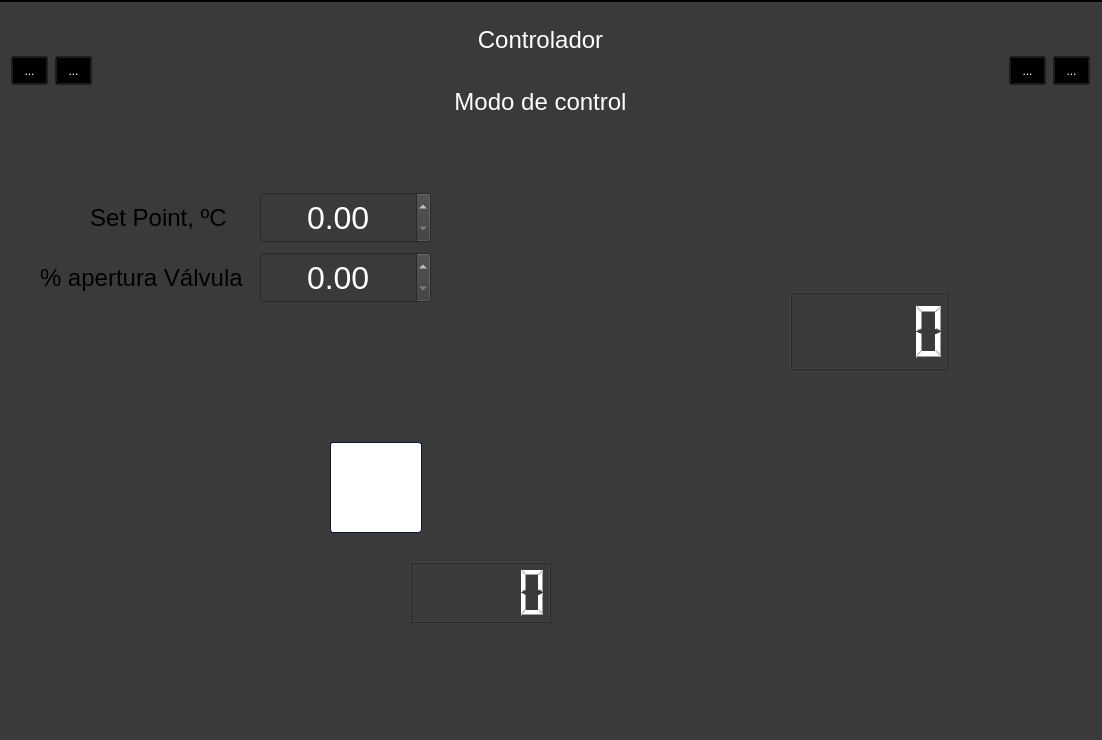
<?xml version="1.0" encoding="UTF-8"?>
<ui version="4.0">
 <class>MainWindow</class>
 <widget class="QMainWindow" name="MainWindow">
  <property name="geometry">
   <rect>
    <x>0</x>
    <y>0</y>
    <width>1102</width>
    <height>740</height>
   </rect>
  </property>
  <property name="minimumSize">
   <size>
    <width>1102</width>
    <height>740</height>
   </size>
  </property>
  <property name="maximumSize">
   <size>
    <width>1103</width>
    <height>740</height>
   </size>
  </property>
  <property name="windowTitle">
   <string>MainWindow</string>
  </property>
  <property name="windowIcon">
   <iconset resource="resources.qrc">
    <normaloff>:/iconos/logo.png</normaloff>:/iconos/logo.png</iconset>
  </property>
  <property name="styleSheet">
   <string notr="true">/*Copyright (c) DevSec Studio. All rights reserved.

MIT License

Permission is hereby granted, free of charge, to any person obtaining a copy
of this software and associated documentation files (the &quot;Software&quot;), to deal
in the Software without restriction, including without limitation the rights
to use, copy, modify, merge, publish, distribute, sublicense, and/or sell
copies of the Software, and to permit persons to whom the Software is
furnished to do so, subject to the following conditions:

The above copyright notice and this permission notice shall be included in all
copies or substantial portions of the Software.

THE SOFTWARE IS PROVIDED *AS IS*, WITHOUT WARRANTY OF ANY KIND, EXPRESS OR
IMPLIED, INCLUDING BUT NOT LIMITED TO THE WARRANTIES OF MERCHANTABILITY,
FITNESS FOR A PARTICULAR PURPOSE AND NONINFRINGEMENT. IN NO EVENT SHALL THE
AUTHORS OR COPYRIGHT HOLDERS BE LIABLE FOR ANY CLAIM, DAMAGES OR OTHER
LIABILITY, WHETHER IN AN ACTION OF CONTRACT, TORT OR OTHERWISE, ARISING FROM,
OUT OF OR IN CONNECTION WITH THE SOFTWARE OR THE USE OR OTHER DEALINGS IN THE SOFTWARE.
*/

/*-----QWidget-----*/
QWidget
{
	background-color: #3a3a3a;
	color: #fff;
	selection-background-color: #b78620;
	selection-color: #000;

}


/*-----QLabel-----*/
QLabel
{
	background-color: transparent;
	color: #fff;

}


/*-----QMenuBar-----*/
QMenuBar 
{
	background-color: qlineargradient(spread:repeat, x1:1, y1:0, x2:1, y2:1, stop:0 rgba(57, 57, 57, 255),stop:1 rgba(50, 50, 50, 255));
	border: 1px solid #000;
	color: #fff;

}


QMenuBar::item 
{
	background-color: transparent;

}


QMenuBar::item:selected 
{
	background-color: rgba(183, 134, 32, 20%);
	border: 1px solid #b78620;
	color: #fff;

}


QMenuBar::item:pressed 
{
	background-color: rgb(183, 134, 32);
	border: 1px solid #b78620;
	color: #fff;

}


/*-----QMenu-----*/
QMenu
{
    background-color: qlineargradient(spread:repeat, x1:1, y1:0, x2:1, y2:1, stop:0 rgba(57, 57, 57, 255),stop:1 rgba(50, 50, 50, 255));
    border: 1px solid #222;
    padding: 4px;
	color: #fff;

}


QMenu::item
{
    background-color: transparent;
    padding: 2px 20px 2px 20px;

}


QMenu::separator
{
   	background-color: rgb(183, 134, 32);
	height: 1px;

}


QMenu::item:disabled
{
    color: #555;
    background-color: transparent;
    padding: 2px 20px 2px 20px;

}


QMenu::item:selected
{
	background-color: rgba(183, 134, 32, 20%);
	border: 1px solid #b78620;
	color: #fff;

}


/*-----QToolBar-----*/
QToolBar
{
	background-color: qlineargradient(spread:repeat, x1:1, y1:0, x2:1, y2:1, stop:0 rgba(69, 69, 69, 255),stop:1 rgba(58, 58, 58, 255));
	border-top: none;
	border-bottom: 1px solid #4f4f4f;
	border-left: 1px solid #4f4f4f;
	border-right: 1px solid #4f4f4f;

}


QToolBar::separator
{
	background-color: #2e2e2e;
	width: 1px;

}


/*-----QToolButton-----*/
QToolButton 
{
	background-color: transparent;
	color: #fff;
	padding: 5px;
	padding-left: 8px;
	padding-right: 8px;
	margin-left: 1px;
}


QToolButton:hover
{
	background-color: rgba(183, 134, 32, 20%);
	border: 1px solid #b78620;
	color: #fff;
	
}


QToolButton:pressed
{
	background-color: qlineargradient(spread:repeat, x1:1, y1:0, x2:1, y2:1, stop:0 rgba(57, 57, 57, 255),stop:1 rgba(50, 50, 50, 255));
	border: 1px solid #b78620;

}


QToolButton:checked
{
	background-color: qlineargradient(spread:repeat, x1:1, y1:0, x2:1, y2:1, stop:0 rgba(57, 57, 57, 255),stop:1 rgba(50, 50, 50, 255));
	border: 1px solid #222;
}


/*-----QPushButton-----*/
QPushButton
{
	background-color: qlineargradient(spread:repeat, x1:1, y1:0, x2:1, y2:1, stop:0 rgba(84, 84, 84, 255),stop:1 rgba(59, 59, 59, 255));
	color: #ffffff;
	min-width: 80px;
	border-style: solid;
	border-width: 1px;
	border-radius: 3px;
	border-color: #051a39;
	padding: 5px;

}


QPushButton::flat
{
	background-color: transparent;
	border: none;
	color: #fff;

}


QPushButton::disabled
{
	background-color: #404040;
	color: #656565;
	border-color: #051a39;

}


QPushButton::hover
{
	background-color: rgba(183, 134, 32, 20%);
	border: 1px solid #b78620;

}


QPushButton::pressed
{
	background-color: qlineargradient(spread:repeat, x1:1, y1:0, x2:1, y2:1, stop:0 rgba(74, 74, 74, 255),stop:1 rgba(49, 49, 49, 255));
	border: 1px solid #b78620;

}


QPushButton::checked
{
	background-color: qlineargradient(spread:repeat, x1:1, y1:0, x2:1, y2:1, stop:0 rgba(74, 74, 74, 255),stop:1 rgba(49, 49, 49, 255));
	border: 1px solid #222;

}


/*-----QLineEdit-----*/
QLineEdit
{
	background-color: #131313;
	color : #eee;
	border: 1px solid #343434;
	border-radius: 2px;
	padding: 3px;
	padding-left: 5px;

}


/*-----QPlainTExtEdit-----*/
QPlainTextEdit
{
	background-color: #131313;
	color : #eee;
	border: 1px solid #343434;
	border-radius: 2px;
	padding: 3px;
	padding-left: 5px;

}


/*-----QTabBar-----*/
QTabBar::tab
{
	background-color: qlineargradient(spread:repeat, x1:1, y1:0, x2:1, y2:1, stop:0 rgba(84, 84, 84, 255),stop:1 rgba(59, 59, 59, 255));
	color: #ffffff;
	border-style: solid;
	border-width: 1px;
	border-color: #666;
	border-bottom: none;
	padding: 5px;
	padding-left: 15px;
	padding-right: 15px;

}


QTabWidget::pane 
{
	background-color: red;
	border: 1px solid #666;
	top: 1px;

}


QTabBar::tab:last
{
	margin-right: 0; 

}


QTabBar::tab:first:!selected
{
	background-color: #0c0c0d;
	margin-left: 0px;

}


QTabBar::tab:!selected
{
	color: #b1b1b1;
	border-bottom-style: solid;
	background-color: #0c0c0d;

}


QTabBar::tab:selected
{
	margin-bottom: 0px;

}


QTabBar::tab:!selected:hover
{
	border-top-color: #b78620;

}


/*-----QComboBox-----*/
QComboBox
{
    background-color: qlineargradient(spread:repeat, x1:1, y1:0, x2:1, y2:1, stop:0 rgba(84, 84, 84, 255),stop:1 rgba(59, 59, 59, 255));
    border: 1px solid #000;
    padding-left: 6px;
    color: #ffffff;
    height: 20px;

}


QComboBox::disabled
{
	background-color: #404040;
	color: #656565;
	border-color: #051a39;

}


QComboBox:on
{
    background-color: #b78620;
	color: #000;

}


QComboBox QAbstractItemView
{
    background-color: #383838;
    color: #ffffff;
    border: 1px solid black;
    selection-background-color: #b78620;
    outline: 0;

}


QComboBox::drop-down
{
	background-color: qlineargradient(spread:repeat, x1:1, y1:0, x2:1, y2:1, stop:0 rgba(57, 57, 57, 255),stop:1 rgba(50, 50, 50, 255));
    subcontrol-origin: padding;
    subcontrol-position: top right;
    width: 15px;
    border-left-width: 1px;
    border-left-color: black;
    border-left-style: solid; 

}


QComboBox::down-arrow
{
    image: url(://arrow-down.png);
    width: 8px;
    height: 8px;
}


/*-----QSpinBox &amp; QDateTimeEdit-----*/
QSpinBox,
QDateTimeEdit 
{
    background-color: #131313;
	color : #eee;
	border: 1px solid #343434;
	padding: 3px;
	padding-left: 5px;
    border-radius : 2px;

}


QSpinBox::up-button, 
QDateTimeEdit::up-button
{
	border-top-right-radius:2px;
	background-color: #777777;
    width: 16px; 
    border-width: 1px;

}


QSpinBox::up-button:hover, 
QDateTimeEdit::up-button:hover
{
	background-color: #585858;

}


QSpinBox::up-button:pressed, 
QDateTimeEdit::up-button:pressed
{
	background-color: #252525;
    width: 16px; 
    border-width: 1px;

}


QSpinBox::up-arrow,
QDateTimeEdit::up-arrow
{
    image: url(://arrow-up.png);
    width: 7px;
    height: 7px;

}


QSpinBox::down-button, 
QDateTimeEdit::down-button
{
	border-bottom-right-radius:2px;
	background-color: #777777;
    width: 16px; 
    border-width: 1px;

}


QSpinBox::down-button:hover, 
QDateTimeEdit::down-button:hover
{
	background-color: #585858;

}


QSpinBox::down-button:pressed, 
QDateTimeEdit::down-button:pressed
{
	background-color: #252525;
    width: 16px; 
    border-width: 1px;

}


QSpinBox::down-arrow,
QDateTimeEdit::down-arrow
{
    image: url(://arrow-down.png);
    width: 7px;
    height: 7px;

}

QDoubleSpinBox::disabled
{
	background-color: #404040;
	color: #656565;
	border-color: #051a39;

}

/*-----QGroupBox-----*/
QGroupBox 
{
    border: 1px solid;
    border-color: #666666;
	border-radius: 5px;
    margin-top: 20px;

}


QGroupBox::title  
{
    background-color: transparent;
    color: #eee;
    subcontrol-origin: margin;
    padding: 5px;
	border-top-left-radius: 3px;
	border-top-right-radius: 3px;

}


/*-----QHeaderView-----*/
QHeaderView::section
{
    background-color: qlineargradient(spread:repeat, x1:1, y1:0, x2:1, y2:1, stop:0 rgba(60, 60, 60, 255),stop:1 rgba(50, 50, 50, 255));
	border: 1px solid #000;
    color: #fff;
    text-align: left;
	padding: 4px;
	
}


QHeaderView::section:disabled
{
    background-color: #525251;
    color: #656565;

}


QHeaderView::section:checked
{
    background-color: qlineargradient(spread:repeat, x1:1, y1:0, x2:1, y2:1, stop:0 rgba(60, 60, 60, 255),stop:1 rgba(50, 50, 50, 255));
    color: #fff;

}


QHeaderView::section::vertical::first,
QHeaderView::section::vertical::only-one
{
    border-top: 1px solid #353635;

}


QHeaderView::section::vertical
{
    border-top: 1px solid #353635;

}


QHeaderView::section::horizontal::first,
QHeaderView::section::horizontal::only-one
{
    border-left: 1px solid #353635;

}


QHeaderView::section::horizontal
{
    border-left: 1px solid #353635;

}


QTableCornerButton::section
{
    background-color: qlineargradient(spread:repeat, x1:1, y1:0, x2:1, y2:1, stop:0 rgba(60, 60, 60, 255),stop:1 rgba(50, 50, 50, 255));
	border: 1px solid #000;
    color: #fff;

}


/*-----QTreeWidget-----*/
QTreeView
{
	show-decoration-selected: 1;
	alternate-background-color: #3a3a3a;
	selection-color: #fff;
	background-color: #2d2d2d;
	border: 1px solid gray;
	padding-top : 5px;
	color: #fff;
	font: 8pt;

}


QTreeView::item:selected
{
	color:#fff;
	background-color: #b78620;
	border-radius: 0px;

}


QTreeView::item:!selected:hover
{
    background-color: #262626;
    border: none;
    color: white;

}


QTreeView::branch:has-children:!has-siblings:closed,
QTreeView::branch:closed:has-children:has-siblings 
{
	image: url(://tree-closed.png);

}


QTreeView::branch:open:has-children:!has-siblings,
QTreeView::branch:open:has-children:has-siblings  
{
	image: url(://tree-open.png);

}


/*-----QListView-----*/
QListView 
{
	background-color: qlineargradient(spread:repeat, x1:1, y1:0, x2:1, y2:1, stop:0 rgba(83, 83, 83, 255),stop:0.293269 rgba(81, 81, 81, 255),stop:0.634615 rgba(79, 79, 79, 255),stop:1 rgba(83, 83, 83, 255));
    border : none;
    color: white;
    show-decoration-selected: 1; 
    outline: 0;
	border: 1px solid gray;

}


QListView::disabled 
{
	background-color: #656565;
	color: #1b1b1b;
    border: 1px solid #656565;

}


QListView::item 
{
	background-color: #2d2d2d;
    padding: 1px;

}


QListView::item:alternate 
{
    background-color: #3a3a3a;

}


QListView::item:selected 
{
	background-color: #b78620;
	border: 1px solid #b78620;
	color: #fff;

}


QListView::item:selected:!active 
{
	background-color: #b78620;
	border: 1px solid #b78620;
	color: #fff;

}


QListView::item:selected:active 
{
	background-color: #b78620;
	border: 1px solid #b78620;
	color: #fff;

}


QListView::item:hover {
    background-color: #262626;
    border: none;
    color: white;

}


/*-----QCheckBox-----*/
QCheckBox
{
	background-color: transparent;
    color: lightgray;
	border: none;

}


QCheckBox::indicator
{
    background-color: #323232;
    border: 1px solid darkgray;
    width: 12px;
    height: 12px;

}


QCheckBox::indicator:checked
{
    image:url(&quot;./ressources/check.png&quot;);
	background-color: #b78620;
    border: 1px solid #3a546e;

}


QCheckBox::indicator:unchecked:hover
{
	border: 1px solid #b78620; 

}


QCheckBox::disabled
{
	color: #656565;

}


QCheckBox::indicator:disabled
{
	background-color: #656565;
	color: #656565;
    border: 1px solid #656565;

}


/*-----QRadioButton-----*/
QRadioButton 
{
	color: lightgray;
	background-color: transparent;

}


QRadioButton::indicator::unchecked:hover 
{
	background-color: lightgray;
	border: 2px solid #b78620;
	border-radius: 6px;
}


QRadioButton::indicator::checked 
{
	border: 2px solid #b78620;
	border-radius: 6px;
	background-color: rgba(183,134,32,20%);  
	width: 9px; 
	height: 9px; 

}


/*-----QSlider-----*/
QSlider::groove:horizontal 
{
	background-color: transparent;
	height: 3px;

}


QSlider::sub-page:horizontal 
{
	background-color: #b78620;

}


QSlider::add-page:horizontal 
{
	background-color: #131313;

}


QSlider::handle:horizontal 
{
	background-color: #b78620;
	width: 14px;
	margin-top: -6px;
	margin-bottom: -6px;
	border-radius: 6px;

}


QSlider::handle:horizontal:hover 
{
	background-color: #d89e25;
	border-radius: 6px;

}


QSlider::sub-page:horizontal:disabled 
{
	background-color: #bbb;
	border-color: #999;

}


QSlider::add-page:horizontal:disabled 
{
	background-color: #eee;
	border-color: #999;

}


QSlider::handle:horizontal:disabled 
{
	background-color: #eee;
	border: 1px solid #aaa;
	border-radius: 3px;

}


/*-----QScrollBar-----*/
QScrollBar:horizontal
{
    border: 1px solid #222222;
    background-color: #3d3d3d;
    height: 15px;
    margin: 0px 16px 0 16px;

}


QScrollBar::handle:horizontal
{
	background-color: qlineargradient(spread:repeat, x1:1, y1:0, x2:1, y2:1, stop:0 rgba(97, 97, 97, 255),stop:1 rgba(90, 90, 90, 255));
	border: 1px solid #2d2d2d;
    min-height: 20px;

}


QScrollBar::add-line:horizontal
{
	background-color: qlineargradient(spread:repeat, x1:1, y1:0, x2:1, y2:1, stop:0 rgba(97, 97, 97, 255),stop:1 rgba(90, 90, 90, 255));
	border: 1px solid #2d2d2d;
    width: 15px;
    subcontrol-position: right;
    subcontrol-origin: margin;

}


QScrollBar::sub-line:horizontal
{
	background-color: qlineargradient(spread:repeat, x1:1, y1:0, x2:1, y2:1, stop:0 rgba(97, 97, 97, 255),stop:1 rgba(90, 90, 90, 255));
	border: 1px solid #2d2d2d;
    width: 15px;
    subcontrol-position: left;
    subcontrol-origin: margin;

}


QScrollBar::right-arrow:horizontal
{
    image: url(://arrow-right.png);
    width: 6px;
    height: 6px;

}


QScrollBar::left-arrow:horizontal
{
    image: url(://arrow-left.png);
    width: 6px;
    height: 6px;

}


QScrollBar::add-page:horizontal, QScrollBar::sub-page:horizontal
{
    background: none;

}


QScrollBar:vertical
{
    background-color: #3d3d3d;
    width: 16px;
	border: 1px solid #2d2d2d;
    margin: 16px 0px 16px 0px;

}


QScrollBar::handle:vertical
{
    background-color: qlineargradient(spread:repeat, x1:1, y1:0, x2:1, y2:1, stop:0 rgba(97, 97, 97, 255),stop:1 rgba(90, 90, 90, 255));
	border: 1px solid #2d2d2d;
    min-height: 20px;

}


QScrollBar::add-line:vertical
{
	background-color: qlineargradient(spread:repeat, x1:1, y1:0, x2:1, y2:1, stop:0 rgba(97, 97, 97, 255),stop:1 rgba(90, 90, 90, 255));
	border: 1px solid #2d2d2d;
    height: 15px;
    subcontrol-position: bottom;
    subcontrol-origin: margin;

}


QScrollBar::sub-line:vertical
{
	background-color: qlineargradient(spread:repeat, x1:1, y1:0, x2:1, y2:1, stop:0 rgba(97, 97, 97, 255),stop:1 rgba(90, 90, 90, 255));
	border: 1px solid #2d2d2d;
    height: 15px;
    subcontrol-position: top;
    subcontrol-origin: margin;

}


QScrollBar::up-arrow:vertical
{
    image: url(://arrow-up.png);
    width: 6px;
    height: 6px;

}


QScrollBar::down-arrow:vertical
{
    image: url(://arrow-down.png);
    width: 6px;
    height: 6px;

}


QScrollBar::add-page:vertical, QScrollBar::sub-page:vertical
{
    background: none;

}


/*-----QProgressBar-----*/
QProgressBar
{
    border: 1px solid #666666;
    text-align: center;
	color: #000;
	font-weight: bold;

}


QProgressBar::chunk
{
    background-color: #b78620;
    width: 30px;
    margin: 0.5px;

}

</string>
  </property>
  <widget class="QWidget" name="centralwidget">
   <widget class="QWidget" name="horizontalLayoutWidget">
    <property name="geometry">
     <rect>
      <x>10</x>
      <y>10</y>
      <width>1080</width>
      <height>117</height>
     </rect>
    </property>
    <layout class="QHBoxLayout" name="horizontalLayout">
     <item>
      <widget class="QToolButton" name="toolButton_graficos">
       <property name="text">
        <string>...</string>
       </property>
       <property name="icon">
        <iconset resource="resources.qrc">
         <normaloff>:/iconos/toma_de_datos.png</normaloff>:/iconos/toma_de_datos.png</iconset>
       </property>
       <property name="iconSize">
        <size>
         <width>100</width>
         <height>100</height>
        </size>
       </property>
      </widget>
     </item>
     <item>
      <widget class="QToolButton" name="toolButton">
       <property name="text">
        <string>...</string>
       </property>
       <property name="icon">
        <iconset resource="resources.qrc">
         <normaloff>:/iconos/control_panel.png</normaloff>:/iconos/control_panel.png</iconset>
       </property>
       <property name="iconSize">
        <size>
         <width>100</width>
         <height>100</height>
        </size>
       </property>
      </widget>
     </item>
     <item>
      <spacer name="horizontalSpacer">
       <property name="orientation">
        <enum>Qt::Orientation::Horizontal</enum>
       </property>
       <property name="sizeHint" stdset="0">
        <size>
         <width>40</width>
         <height>20</height>
        </size>
       </property>
      </spacer>
     </item>
     <item>
      <layout class="QGridLayout" name="gridLayout">
       <item row="0" column="1">
        <widget class="QLabel" name="label_5">
         <property name="font">
          <font>
           <pointsize>18</pointsize>
          </font>
         </property>
         <property name="text">
          <string/>
         </property>
         <property name="pixmap">
          <pixmap resource="resources.qrc">:/iconos/red_b_peq.png</pixmap>
         </property>
         <property name="alignment">
          <set>Qt::AlignmentFlag::AlignCenter</set>
         </property>
        </widget>
       </item>
       <item row="0" column="0">
        <widget class="QLabel" name="label_4">
         <property name="font">
          <font>
           <pointsize>18</pointsize>
          </font>
         </property>
         <property name="layoutDirection">
          <enum>Qt::LayoutDirection::LeftToRight</enum>
         </property>
         <property name="text">
          <string>Controlador</string>
         </property>
         <property name="alignment">
          <set>Qt::AlignmentFlag::AlignCenter</set>
         </property>
        </widget>
       </item>
       <item row="1" column="0">
        <widget class="QLabel" name="label_6">
         <property name="font">
          <font>
           <pointsize>18</pointsize>
          </font>
         </property>
         <property name="text">
          <string>Modo de control</string>
         </property>
         <property name="alignment">
          <set>Qt::AlignmentFlag::AlignCenter</set>
         </property>
        </widget>
       </item>
       <item row="1" column="1">
        <widget class="QLabel" name="label_7">
         <property name="sizePolicy">
          <sizepolicy hsizetype="Preferred" vsizetype="Preferred">
           <horstretch>0</horstretch>
           <verstretch>0</verstretch>
          </sizepolicy>
         </property>
         <property name="text">
          <string/>
         </property>
         <property name="pixmap">
          <pixmap resource="resources.qrc">:/iconos/manual_peq.png</pixmap>
         </property>
        </widget>
       </item>
      </layout>
     </item>
     <item>
      <spacer name="horizontalSpacer_4">
       <property name="orientation">
        <enum>Qt::Orientation::Horizontal</enum>
       </property>
       <property name="sizeHint" stdset="0">
        <size>
         <width>40</width>
         <height>20</height>
        </size>
       </property>
      </spacer>
     </item>
     <item>
      <widget class="QToolButton" name="con_informacion">
       <property name="text">
        <string>...</string>
       </property>
       <property name="icon">
        <iconset resource="resources.qrc">
         <normaloff>:/iconos/control_arduino.png</normaloff>:/iconos/control_arduino.png</iconset>
       </property>
       <property name="iconSize">
        <size>
         <width>100</width>
         <height>100</height>
        </size>
       </property>
      </widget>
     </item>
     <item>
      <widget class="QToolButton" name="con_about">
       <property name="text">
        <string>...</string>
       </property>
       <property name="icon">
        <iconset resource="resources.qrc">
         <normaloff>:/iconos/logo.png</normaloff>:/iconos/logo.png</iconset>
       </property>
       <property name="iconSize">
        <size>
         <width>100</width>
         <height>100</height>
        </size>
       </property>
      </widget>
     </item>
    </layout>
   </widget>
   <widget class="QPushButton" name="set_c">
    <property name="geometry">
     <rect>
      <x>330</x>
      <y>440</y>
      <width>92</width>
      <height>91</height>
     </rect>
    </property>
    <property name="styleSheet">
     <string notr="true">/*-----QPushButton-----*/
QPushButton
{
	background-color: rgb(255, 255, 255);
	color: #ffffff;
	min-width: 80px;
	border-style: solid;
	border-width: 1px;
	border-radius: 3px;
	border-color: #051a39;
	padding: 5px;

}


QPushButton::flat
{
	background-color: transparent;
	border: none;
	color: #fff;

}


QPushButton::disabled
{
	background-color: #404040;
	color: #656565;
	border-color: #051a39;

}


QPushButton::hover
{
	background-color: rgba(183, 134, 32, 20%);
	border: 1px solid #b78620;

}


QPushButton::pressed
{
	background-color: qlineargradient(spread:repeat, x1:1, y1:0, x2:1, y2:1, stop:0 rgba(74, 74, 74, 255),stop:1 rgba(49, 49, 49, 255));
	border: 1px solid #b78620;

}


QPushButton::checked
{
	background-color: qlineargradient(spread:repeat, x1:1, y1:0, x2:1, y2:1, stop:0 rgba(74, 74, 74, 255),stop:1 rgba(49, 49, 49, 255));
	border: 1px solid #222;

}
</string>
    </property>
    <property name="text">
     <string/>
    </property>
    <property name="icon">
     <iconset resource="resources.qrc">
      <normaloff>:/iconos/control.emf.jpg</normaloff>:/iconos/control.emf.jpg</iconset>
    </property>
    <property name="iconSize">
     <size>
      <width>81</width>
      <height>81</height>
     </size>
    </property>
   </widget>
   <widget class="QLabel" name="label">
    <property name="geometry">
     <rect>
      <x>10</x>
      <y>130</y>
      <width>1089</width>
      <height>571</height>
     </rect>
    </property>
    <property name="text">
     <string/>
    </property>
    <property name="pixmap">
     <pixmap resource="resources.qrc">:/fondo/Imagen4.jpg</pixmap>
    </property>
   </widget>
   <widget class="QLCDNumber" name="lcdNumber">
    <property name="geometry">
     <rect>
      <x>790</x>
      <y>290</y>
      <width>158</width>
      <height>78</height>
     </rect>
    </property>
   </widget>
   <widget class="QLCDNumber" name="lcdNumber_valve">
    <property name="geometry">
     <rect>
      <x>410</x>
      <y>560</y>
      <width>141</width>
      <height>61</height>
     </rect>
    </property>
   </widget>
   <widget class="QLabel" name="label_3">
    <property name="geometry">
     <rect>
      <x>40</x>
      <y>260</y>
      <width>211</width>
      <height>32</height>
     </rect>
    </property>
    <property name="font">
     <font>
      <pointsize>18</pointsize>
     </font>
    </property>
    <property name="styleSheet">
     <string notr="true">QLabel
{
	background-color: transparent;
	color:rgb(0, 0, 0);

}</string>
    </property>
    <property name="text">
     <string>% apertura Válvula</string>
    </property>
   </widget>
   <widget class="QDoubleSpinBox" name="doubleSpinBox_valve">
    <property name="geometry">
     <rect>
      <x>260</x>
      <y>250</y>
      <width>171</width>
      <height>51</height>
     </rect>
    </property>
    <property name="font">
     <font>
      <pointsize>24</pointsize>
     </font>
    </property>
    <property name="alignment">
     <set>Qt::AlignmentFlag::AlignCenter</set>
    </property>
    <property name="keyboardTracking">
     <bool>false</bool>
    </property>
    <property name="maximum">
     <double>999.990000000000009</double>
    </property>
   </widget>
   <widget class="QLabel" name="label_2">
    <property name="geometry">
     <rect>
      <x>90</x>
      <y>200</y>
      <width>151</width>
      <height>32</height>
     </rect>
    </property>
    <property name="font">
     <font>
      <pointsize>18</pointsize>
     </font>
    </property>
    <property name="styleSheet">
     <string notr="true">QLabel
{
	background-color: transparent;
	color:rgb(0, 0, 0);

}</string>
    </property>
    <property name="text">
     <string>Set Point, ºC</string>
    </property>
   </widget>
   <widget class="QDoubleSpinBox" name="doubleSpinBox_temp">
    <property name="enabled">
     <bool>true</bool>
    </property>
    <property name="geometry">
     <rect>
      <x>260</x>
      <y>190</y>
      <width>171</width>
      <height>51</height>
     </rect>
    </property>
    <property name="font">
     <font>
      <pointsize>24</pointsize>
     </font>
    </property>
    <property name="alignment">
     <set>Qt::AlignmentFlag::AlignCenter</set>
    </property>
    <property name="keyboardTracking">
     <bool>false</bool>
    </property>
    <property name="maximum">
     <double>999.990000000000009</double>
    </property>
   </widget>
   <zorder>label</zorder>
   <zorder>horizontalLayoutWidget</zorder>
   <zorder>set_c</zorder>
   <zorder>lcdNumber</zorder>
   <zorder>lcdNumber_valve</zorder>
   <zorder>label_3</zorder>
   <zorder>doubleSpinBox_valve</zorder>
   <zorder>label_2</zorder>
   <zorder>doubleSpinBox_temp</zorder>
  </widget>
  <widget class="QMenuBar" name="menubar">
   <property name="geometry">
    <rect>
     <x>0</x>
     <y>0</y>
     <width>1102</width>
     <height>35</height>
    </rect>
   </property>
  </widget>
  <widget class="QStatusBar" name="statusbar"/>
  <action name="actionInfotmaci_n">
   <property name="text">
    <string>Infotmación</string>
   </property>
  </action>
 </widget>
 <resources>
  <include location="resources.qrc"/>
 </resources>
 <connections/>
</ui>
